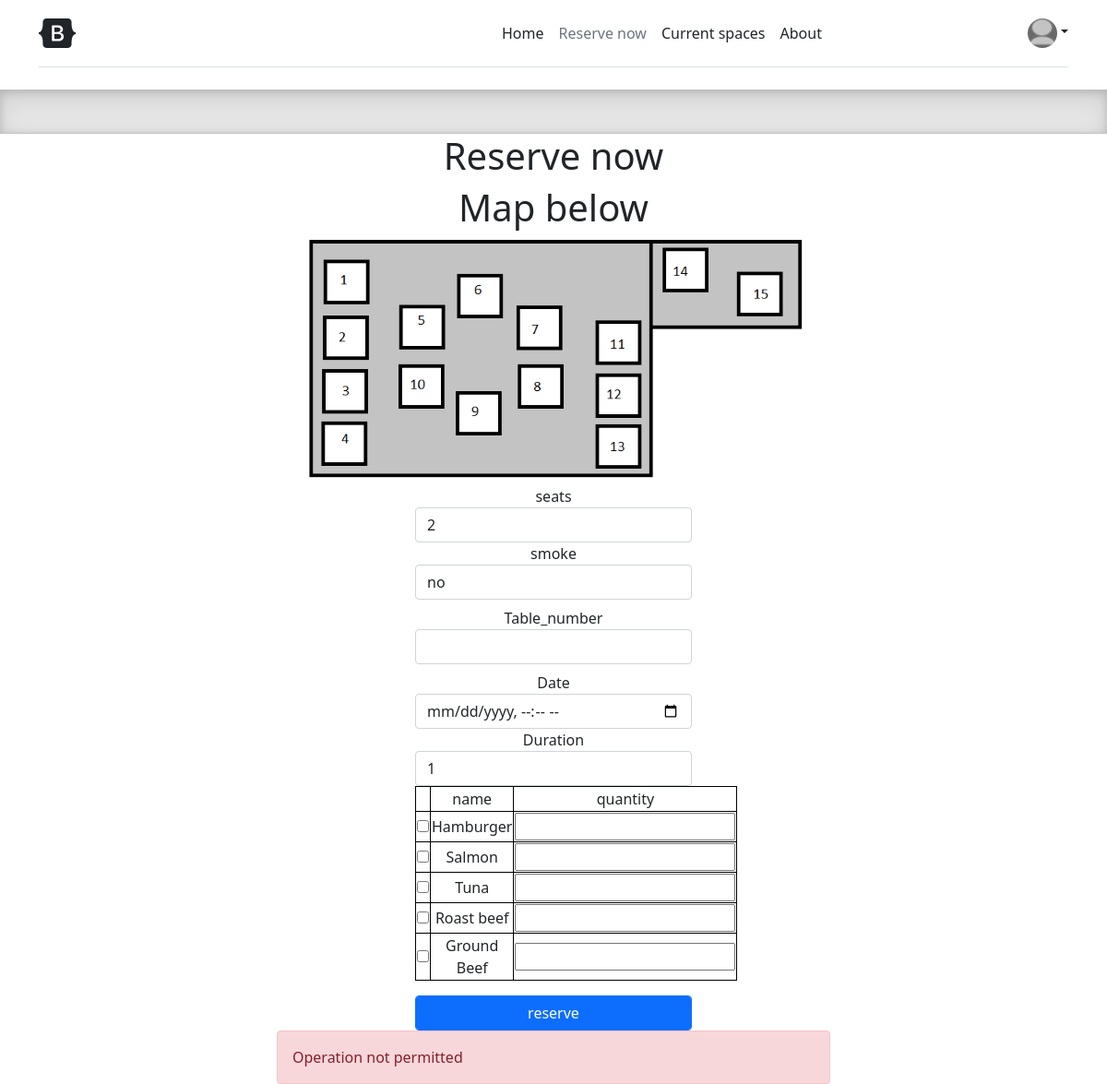
Page /reserve.php?p=4 (signed in) on the committed database.
### tables this page shows
CREATE TABLE `food` (
  `id` int(11) NOT NULL,
  `name` text NOT NULL,
  `recommendation_date` date DEFAULT NULL
);

### reserve.php (the view, shortened to what this page needs)
<?php
require_once "action.php";
?>
<!doctype html>
<html lang="en">
  <head>
<link href="css/bootstrap.min.css" rel="stylesheet">
<link rel="stylesheet" href="css/style.css">
<link rel="stylesheet" href="css/placeholder.css">
    <link href="css/headers.css" rel="stylesheet">
  </head>
  <body>
<main>
  <div class="container">
    <header class="d-flex flex-wrap align-items-center justify-content-center justify-content-md-between py-3 mb-4 border-bottom">
      <a href="/" class="d-flex align-items-center col-md-3 mb-2 mb-md-0 text-dark text-decoration-none">
        <svg class="bi me-2" width="40" height="32" role="img" aria-label="Bootstrap"><use xlink:href="#bootstrap"/></svg>
      </a>
      <ul class="nav col-12 col-md-auto mb-2 justify-content-center mb-md-0">
        <li><a href="index.php" class="nav-link px-2 link-dark">Home</a></li>
        <li><a href="reserve.php" class="nav-link px-2 link-secondary">Reserve now</a></li>
        <li><a href="current.php" class="nav-link px-2 link-dark">Current spaces</a></li>
        <li><a href="copy.php" class="nav-link px-2 link-dark">About</a></li>
    </header>
  </div>
  <div class="b-example-divider"></div>
  <div class="container">
    <div class="row">
      <h1 class="text-center col-12">Reserve now</h1>
      <h1 class="text-center col-12">Map below</h1>
</div>
   <div class="row">
    <img src="img/map.png" alt="map" class="text-center button-size col-12S">
</div>
  </div>
   <form method="POST" action="editresult.php" class="margin-side">
        <label for="seats" class="mt-2">seats</label>
        <select id="seats" class="form-control needs-validation" required>
    <?php
        $sql="select distinct num_of_seats from tables order by num_of_seats asc";
        $result=$conn->prepare($sql);
        $result->execute();
        $result->setFetchMode(PDO::FETCH_NUM);
        while($row=$result->fetch())
        {
            echo "<option value=\"$row[0]\">$row[0]</option>";
        }
    ?>
    </select>
<label for="smoke">smoke</label>
    <select id="smoke" class="form-control needs-validation" required>
        <option value="0">no</option>
    </select>
    <label for="number" class="mt-2">Table_number</label>
    <select id="number" name="number" class="form-control needs-validation" required>
    </select>
    <label for="date" class="mt-2">Date</label>
    <input type="datetime-local" id="date" name="date" class="form-control needs-validation" required>
   <label for="duration">Duration</label>
   <select name="duration" id="duration" class="form-control needs-validation" required>
    </select>
    <?php
    $sql="select id,name from food where recommendation_date is null or recommendation_date=curdate()";
    $result=$conn->prepare($sql);
    $result->execute();
    $result->setFetchMode(PDO::FETCH_NUM);
    echo "<table class=\"table-design\">";
    echo "<tr><td></td><td>name</td><td>quantity</td></tr>";
    while($row=$result->fetch())
    {
        echo "<tr><td><input type=\"checkbox\"  name=\"food[$row[0]]\"></td><td>$row[1]</td><td><input type=\"number\" name=\"quantity[$row[0]]\"></td></tr>";
    }
    echo "</table>";
    if(!empty($_SESSION["user-name"]))
    {
       echo "<input type=\"submit\" name=\"s\" value=\"reserve\" class=\"form-control btn btn-primary mt-3\">";
    }
    else
    {
      echo "<h1>To reserve a table you need to log in</h1>";
    }
    ?>
</form>
<?php
if(!empty($_GET["p"]))
{
  if($_GET["p"]==4)
  {
    echo "<div class=\"alert alert-danger button-size role=\"alert\"\">Operation not permitted<div>";
  }
}
?>
</main>
  </body>
</html>

### css/style.css (style rules this page uses)
.margin-side { width: 25%; margin: auto; text-align: center; }
.table-design { width: 50%; margin: auto; border: 1px solid black; }
.button-size { width: 50%; margin: auto; }
.table-design td { border: 1px solid black; width: auto; }

### css/headers.css (style rules this page uses)
.b-example-divider { height: 3rem; background-color: rgba(0, 0, 0, .1); border: solid rgba(0, 0, 0, .15); border-width: 1px 0; box-shadow: inset 0 .5em 1.5em rgba(0, 0, 0, .1), inset 0 .125em .5em rgba(0, 0, 0, .15); }
.bi { vertical-align: -.125em; fill: currentColor; }

### rows in the picture
food: name "Hamburger"
food: name "Salmon"
food: name "Tuna"
food: name "Roast beef"
food: name "Ground Beef"

### other values in the picture
form field value "2"
